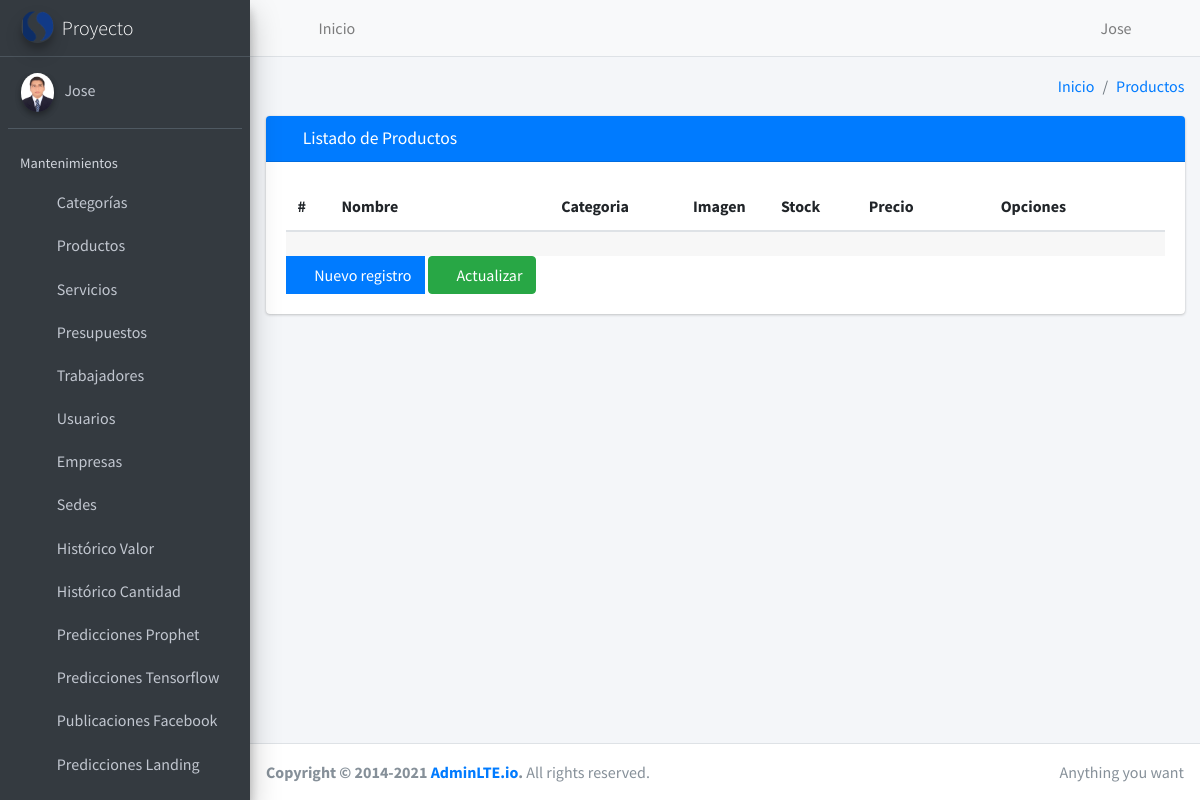
Page /crm/producto/list/ (signed in) on the committed database.
### core/user/models.py (models this page shows, shortened)
class User(AbstractUser):
    email=models.EmailField(unique=True,verbose_name="Email")
    image = models.ImageField(upload_to='users/%Y/%m/',null=True, blank=True, verbose_name="Imagen")
    sede=models.ForeignKey(Sede,on_delete=models.PROTECT,null=True,blank=True)
    empresa=models.ForeignKey(Empresa,on_delete=models.PROTECT,null=True,blank=True)
    def get_image(self):
        if self.image:
            return f'/{MEDIA_URL}{self.image}' if not "WEBSITE_HOSTNAME" in os.environ else f'{STATIC_URL_AZURE}/{MEDIA_URL}{self.image}'
        return f'{STATIC_URL}media/img/empty.png' if not "WEBSITE_HOSTNAME" in os.environ else f'{STATIC_URL_AZURE}{STATIC_URL}media/img/empty.png'

### core/crm/views/producto/views.py (the view, shortened to what this page needs)
# urls.py: path('producto/list/', ProductoListView.as_view(), name='producto_list'),
class ProductoListView(LoginRequiredMixin, ValidatePermissionRequiredMixin, ListView):
    model = Producto
    template_name = 'producto/list.html'
    permission_required = 'crm.view_producto'
    def get_context_data(self, **kwargs):
        context = super().get_context_data(**kwargs)
        context['title'] = 'Listado de Productos'
        context['create_url'] = reverse_lazy('crm:producto_create')
        context['list_url'] = reverse_lazy('crm:producto_list')
        context['entity'] = 'Productos'
        return context

### core/crm/mixins.py (called while the page is built)
    def get_perms(self):
        if isinstance(self.permission_required, str):
            perms= (self.permission_required,)
        else:
            perms= self.permission_required
        return perms

    def dispatch(self, request, *args, **kwargs):
        if request.user.has_perms(self.get_perms()):
            return super().dispatch(request, *args, **kwargs)
        messages.error(request, 'No tiene permiso para ingresar a este modulo')
        return HttpResponseRedirect(self.get_url_redirect())

### core/crm/templates/producto/list.html (shortened to what this page needs)
{% extends 'list.html' %}
{% load static %}
{% block columnas %}
<tr>
  <th scope="col" style="width: 5%">#</th>
  <th scope="col" style="width: 25%">Nombre</th>
  <th scope="col" style="width: 15%">Categoria</th>
  <th scope="col" style="width: 10%">Imagen</th>
  <th scope="col" style="width: 10%">Stock</th>
  <th scope="col" style="width: 15%">Precio</th>
  <th scope="col" style="width: 20%">Opciones</th>
</tr>
{% endblock %}

### templates/vtc/header.html
<nav class="main-header navbar navbar-expand navbar-light">
    <ul class="navbar-nav">
        <li class="nav-item">
            <a class="nav-link" id="btn-collapse" data-widget="pushmenu-old" href="#" role="button"><i class="fas fa-bars"></i></a>
        </li>
        <li class="nav-item d-none d-sm-inline-block">
            <a href="/crm/dashboard/" class="nav-link">Inicio</a>
        </li>
    </ul>
    <ul class="navbar-nav ml-auto">
        <li class="nav-item">
            <a class="nav-link" href="#">
                <i class="fas fa-user"></i> {{request.user.username|title}}
            </a>
        </li>
        <li class="nav-item">
            <a class="nav-link" href="{% url 'logout' %}">
                <i class="fas fa-power-off" aria-hidden="true"></i>
            </a>
        </li>
    </ul>
</nav>

### templates/vtc/sidebar.html
{% load static %}
<aside class="main-sidebar sidebar-dark-gray elevation-4">
    <a href="{% url "crm:dashboard" %}" class="brand-link">
        <img src="{% static 'media/img/logo.png' %}"
             alt="Logo"
             class="brand-image img-circle elevation-3"
             style="opacity: .8">
        <span class="brand-text font-weight-light">Proyecto</span>
    </a>
    <div class="sidebar">
        <div class="user-panel mt-3 pb-3 mb-3 d-flex">
            <div class="image">
                <img src="{{user.get_image}}" class="img-circle elevation-2" alt="User Image">
            </div>
            <div class="info">
                <a href="#" class="d-block"> {% if user.is_authenticated %}
                  {{request.user.username|title}}
                  {% else %}
                  Sin iniciar sesión
                  {% endif %}
                  </a>
            </div>
        </div>
        <nav class="mt-2">
            <ul class="nav nav-pills nav-sidebar flex-column" data-widget="treeview" role="menu" data-accordion="false">
                <li class="nav-header">Mantenimientos</li>
                <li class="nav-item">
                    <a href="{% url 'crm:categoria_list' %}" class="nav-link">
                        <i class="nav-icon fas fa-truck-loading"></i>
                        <p>
                            Categorías
                        </p>
                    </a>
                </li>
                <li class="nav-item">
                    <a href="{% url "crm:producto_list" %}" class="nav-link">
                        <i class="nav-icon fas fa-boxes"></i>
                        <p>
                            Productos
                        </p>
                    </a>
                </li>
                <li class="nav-item">
                    <a href="{% url "crm:servicio_list" %}" class="nav-link">
                        <i class="nav-icon fas fa-truck-loading"></i>
                        <p>
                            Servicios
                        </p>
                    </a>
                </li>
                <li class="nav-item">
                    <a href="{% url "crm:presupuesto_list" %}" class="nav-link">
                        <i class="nav-icon fas fa-dollar-sign"></i>
                        <p>
                            Presupuestos
                        </p>
                    </a>
                </li>
                <li class="nav-item">
                    <a href="{% url "crm:trabajador_list" %}" class="nav-link">
                        <i class="nav-icon fas fa-users"></i>
                        <p>
                            Trabajadores
                        </p>
                    </a>
                </li>
                <li class="nav-item">
                    <a href="{% url "user:user_list" %}" class="nav-link">
                        <i class="nav-icon fas fa-user"></i>
                        <p>
                            Usuarios
                        </p>
                    </a>
                </li>
                <li class="nav-item">
                    <a href="{% url "crm:empresa_list" %}" class="nav-link">
                        <i class="nav-icon fas fa-building"></i>
                        <p>
                            Empresas
                        </p>
                    </a>
                </li>
                <li class="nav-item">
                    <a href="{% url "crm:sede_list" %}" class="nav-link">
                        <i class="nav-icon fas fa-home"></i>
                        <p>
                            Sedes
                        </p>
                    </a>
                </li>
                <li class="nav-item">
                    <a href="{% url "predictions:prediction_value" %}" class="nav-link">
                        <i class="nav-icon fas fa-history"></i>
                        <p>
                            Histórico Valor
                        </p>
                    </a>
                </li>
                <li class="nav-item">
                    <a href="{% url "predictions:prediction_quantity" %}" class="nav-link">
                        <i class="nav-icon fas fa-camera"></i>
                        <p>
                            Histórico Cantidad
                        </p>
                    </a>
                </li>
                <li class="nav-item">
                    <a href="{% url "predictions:predictions_view" %}" class="nav-link">
                        <i class="nav-icon fas fa-magic"></i>
                        <p>
                            Predicciones Prophet
                        </p>
                    </a>
                </li>
                <li class="nav-item">
                    <a href="{% url "predictions:predictions_view_thirty" %}" class="nav-link">
                        <i class="nav-icon fas fa-list"></i>
                        <p>
                            Predicciones Tensorflow
                        </p>
                    </a>
                </li>
                <li class="nav-item">
                    <a href="{% url "predictions:prediction_publication_facebook" %}" class="nav-link">
                        <i class="nav-icon fas fa-bell"></i>
                        <p>
                            Publicaciones Facebook
                        </p>
                    </a>
                </li>
                <li class="nav-item">
                    <a href="{% url "predictions:predictions_landing" %}" class="nav-link">
                        <i class="nav-icon fas fa-star"></i>
                        <p>
                            Predicciones Landing
                        </p>
                    </a>
                </li>
            </ul>
        </nav>
    </div>
</aside>

### rows in the picture
User: user.username "Jose", get_image (picture)

### other values in the picture
{{ entity }} "Productos"
{{ title }} "Listado de Productos"
